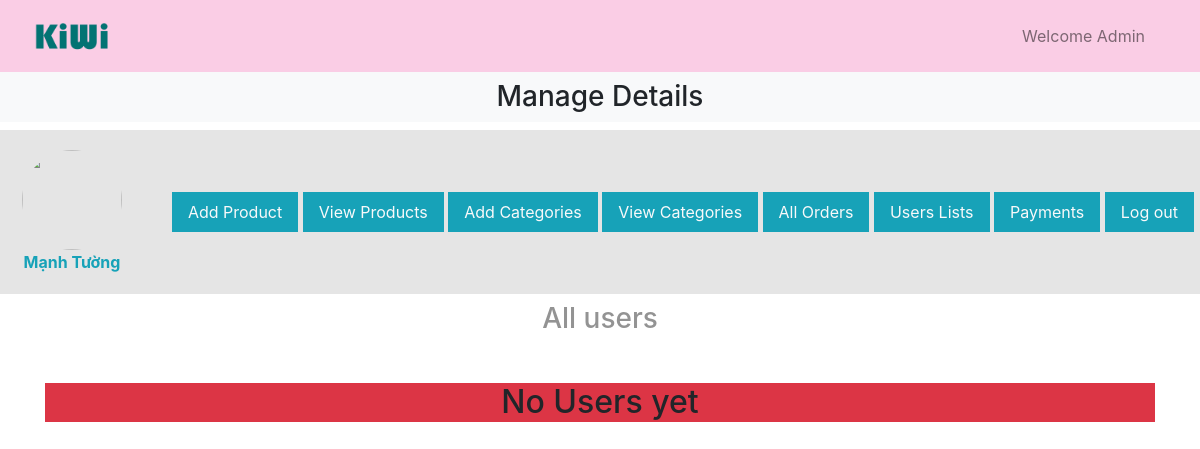
Before: /admin/index.php?list_users with the older database file.
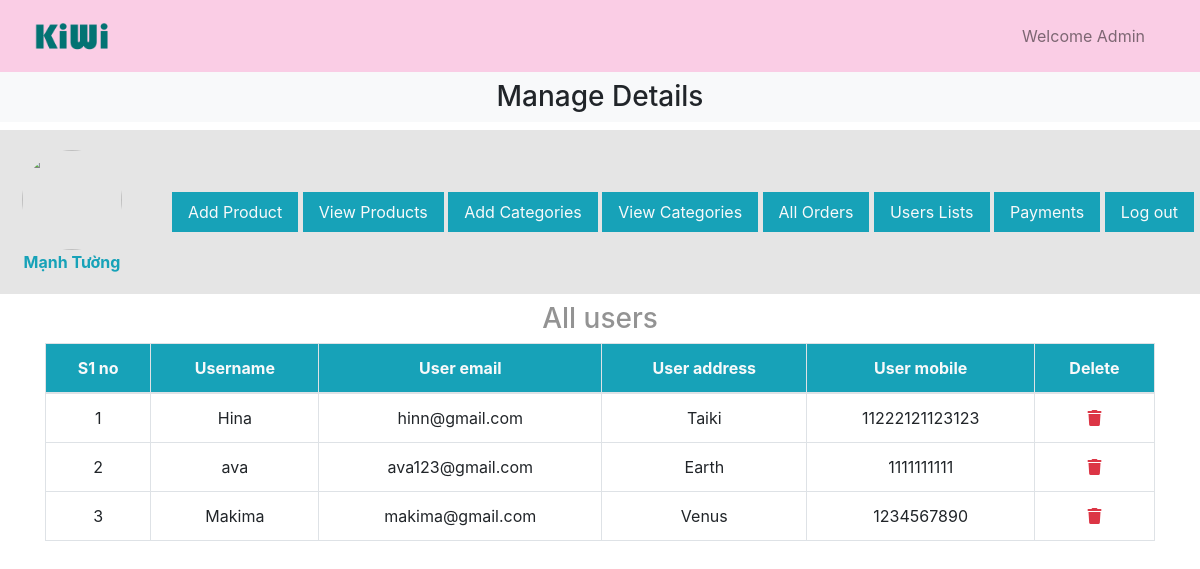
After: the same page with the newer database file.
### tables this page shows
CREATE TABLE `user_table` (
  `user_id` int(11) NOT NULL,
  `username` varchar(100) NOT NULL,
  `user_email` varchar(100) NOT NULL,
  `user_password` varchar(255) NOT NULL,
  `user_image` varchar(255) NOT NULL,
  `user_address` varchar(255) NOT NULL,
  `user_mobile` varchar(20) NOT NULL,
  `user_ip` varchar(100) NOT NULL
);

### admin/list_users.php (the view)
<h3 class="text-center text-grey mt-2">All users</h3>
<table class = "table table-bordered mt-2 text-center">
    <thead class = "bg-info text-light">
    <?php
    $get_payments="SELECT * FROM `user_table`";
    $result=mysqli_query($con, $get_payments);
    $row_count=mysqli_num_rows($result);
    if($row_count == 0)
        echo "<h2 class='bg-danger text-center mt-5'>No Users yet</h2>";
    else{
        echo "<tr>
            <th>S1 no</th>
            <th>Username</th>
            <th>User email</th>
            <th>User address</th>
            <th>User mobile</th>
            <th>Delete</th>
        </tr>
    </thead>
    <tbody>";
        $number=0;
        while($row_data = mysqli_fetch_assoc($result)){
            $user_id = $row_data['user_id'];
            $username = $row_data['username'];
            $user_email = $row_data['user_email'];
            $user_address = $row_data['user_address'];
            $user_mobile = $row_data['user_mobile'];
            $number++;
            echo "<tr>
            <td>$number</td>
            <td>$username</td>
            <td>$user_email</td>
            <td>$user_address</td>
            <td>$user_mobile</td>
            <td><a href='index.php?delete_users=$user_id' class='text-danger'><i class='fa-solid fa-trash'></i></a></td>
        </tr>";
        }
    }
    ?>
    </thead>
</table>

Changed rows visible on the page:
added user_table: username "Hina", user_email "hinn@gmail.com", user_address "Taiki", user_mobile "11222121123123"
added user_table: username "ava", user_email "ava123@gmail.com", user_address "Earth", user_mobile "1111111111"
added user_table: username "Makima", user_email "makima@gmail.com", user_address "Venus", user_mobile "1234567890"
Other visible differences:
text no longer shown: "No Users yet"
text now shown: "S1 no Username User email User address User mobile Delete"
